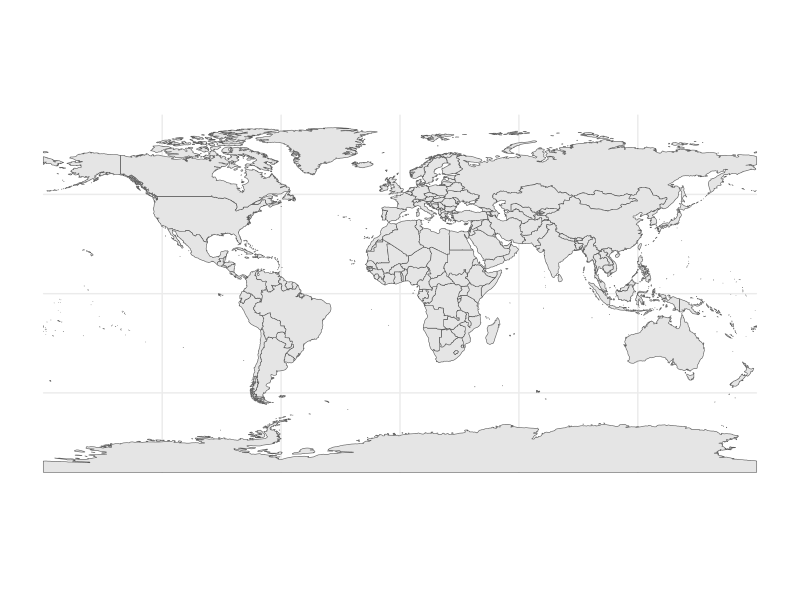
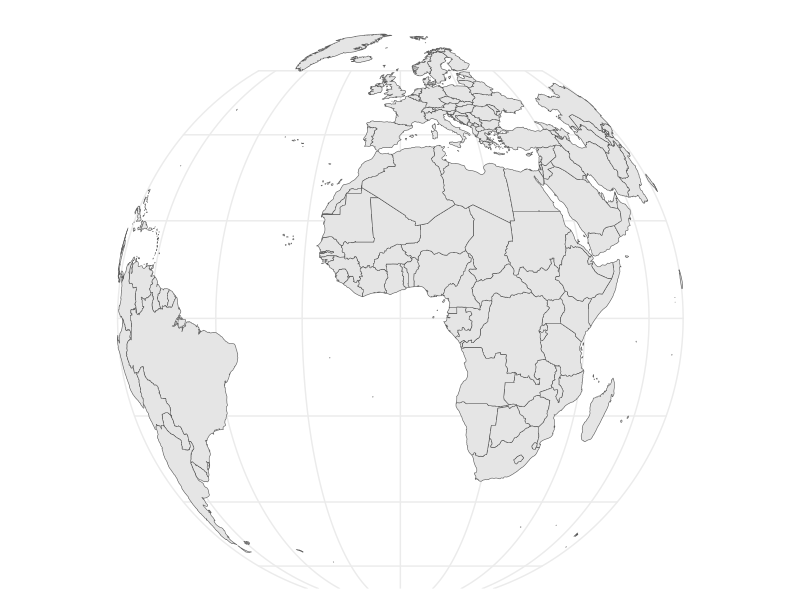
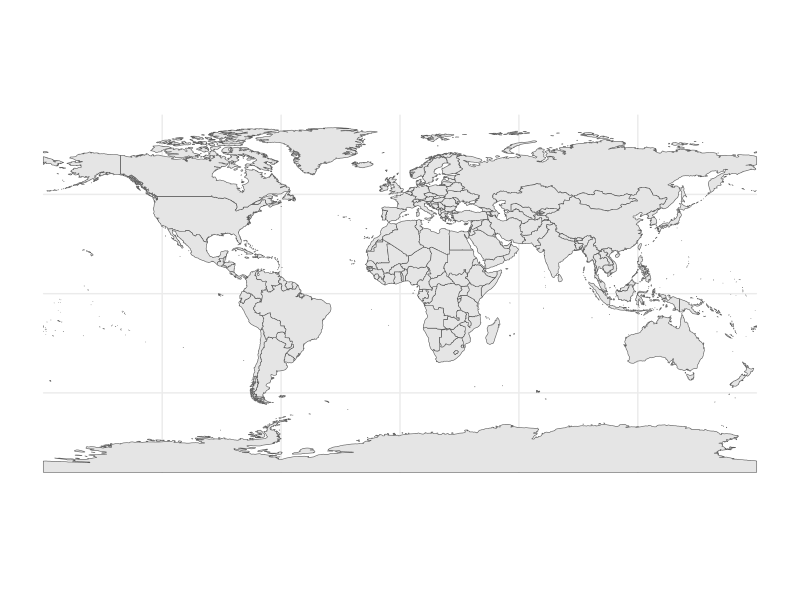
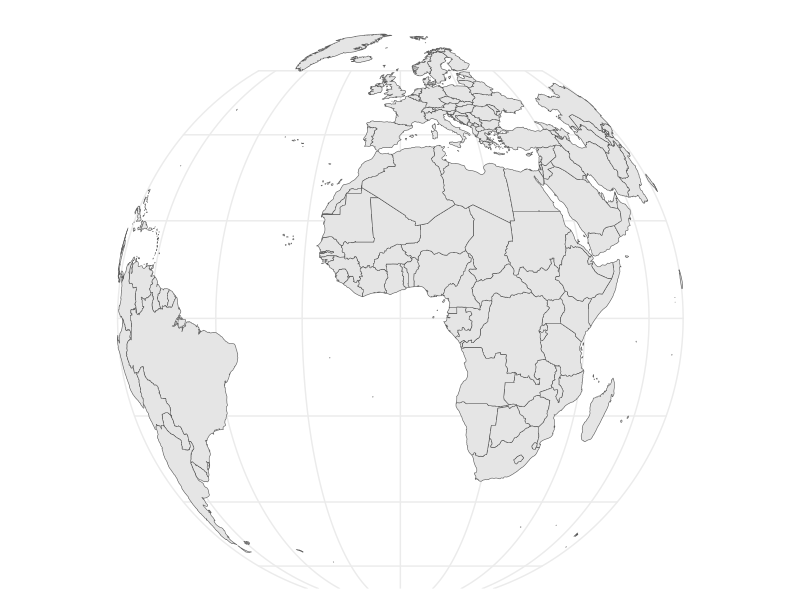
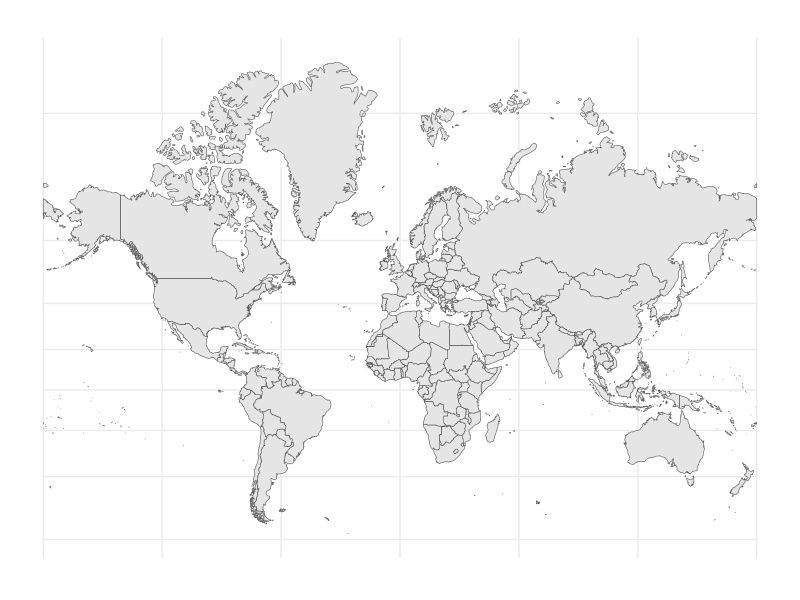
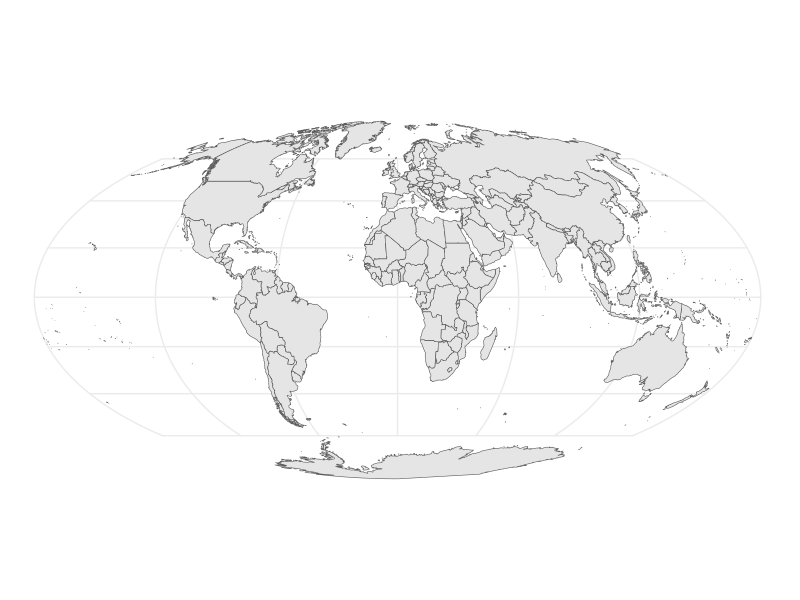
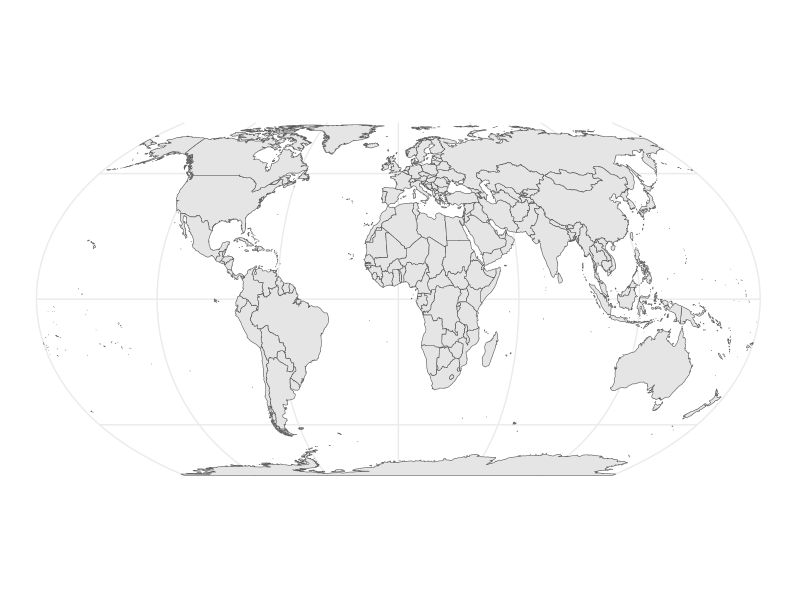
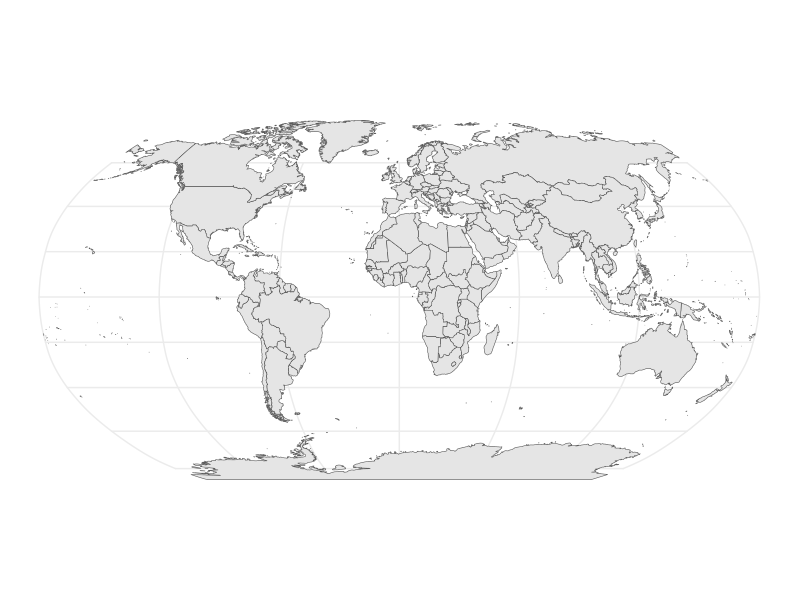

Source code (R) for these figures, in order:
## ---- chunk 1
#| echo: false
#| message: false
#| fig-cap: 
#|   - "A Flat Map"
#|   - "A Globe"
#| label: globe-and-flat-map
#| layout-ncol: 2

library(rnaturalearth) # natural earth data

library(ggplot2) # beautiful maps

library(dplyr) # data wrangling

library(sf) # simple (spatial) features

# library(patchwork) # stitch ggplots together

mapdata <- ne_countries(scale = "medium", # medium scale
                        returnclass = "sf") # as sf object

mymap <- ggplot(mapdata) + # the data I am mapping
  geom_sf() + # the geometry I am using
  theme_minimal() +
  theme(axis.text.x = element_blank())

mymap # + coord_sf(crs="+proj=robin") 

mymap + coord_sf(crs="+proj=ortho")
  
## ---- chunk 2
#| code-fold: true
#| code-summary: "Show the code"
#| message: false

library(rnaturalearth) # natural earth data

library(ggplot2) # beautiful maps

library(dplyr) # data wrangling

library(sf) # simple (spatial) features

## ---- chunk 3
#| code-fold: true
#| code-summary: "Show the code"
#| message: false

mapdata <- ne_countries(scale = "medium", # medium scale
                        returnclass = "sf") # as sf object

## ---- chunk 4
#| code-fold: true
#| code-summary: "Show the code"
#| message: false

mymap <- ggplot(mapdata) + # the data I am mapping
  geom_sf() + # the geometry I am using
  theme_minimal() + # minimal theme
  theme(axis.text.x = element_blank()) # no longitude labels

mymap # replay

## ---- chunk 5
#| code-fold: true
#| code-summary: "Show the code"
#| message: false

mymap + coord_sf(crs="+proj=ortho")

## ---- chunk 6
#| code-fold: true
#| code-summary: "Show the code"
#| message: false

mercator_data <- mapdata %>% 
  filter(name != "Antarctica") # remove Antarctica

ggplot(mercator_data) + # the data I am mapping
  geom_sf() + # the geometry I am using
  coord_sf(crs = 3857) + # Mercator
  theme_minimal() + # minimal theme
  theme(axis.text.x = element_blank()) # no longitude labels

## ---- chunk 7
#| code-fold: true
#| code-summary: "Show the code"
#| message: false

mymap + coord_sf(crs="+proj=moll")

## ---- chunk 8
#| code-fold: true
#| code-summary: "Show the code"
#| message: false

mymap + coord_sf(crs="+proj=eqearth")

## ---- chunk 9
#| code-fold: true
#| code-summary: "Show the code"
#| message: false

mymap + coord_sf(crs="+proj=robin") 
